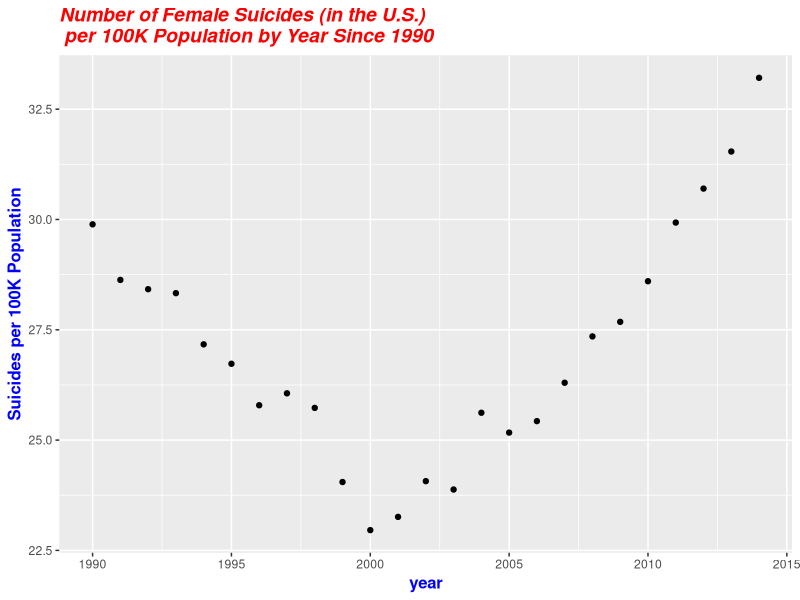
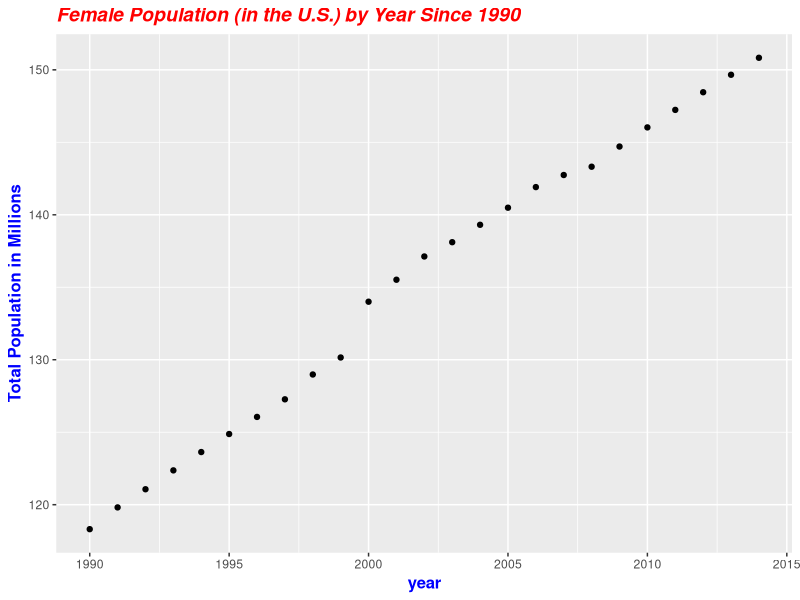
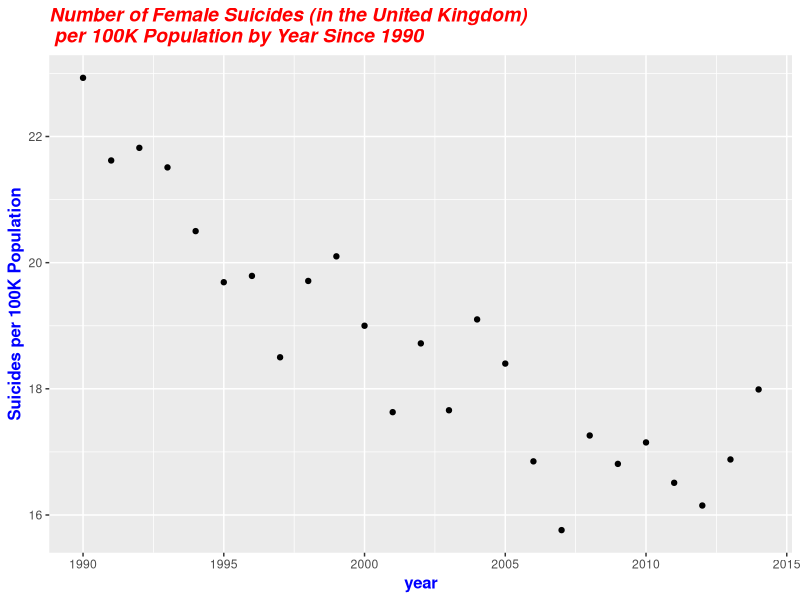
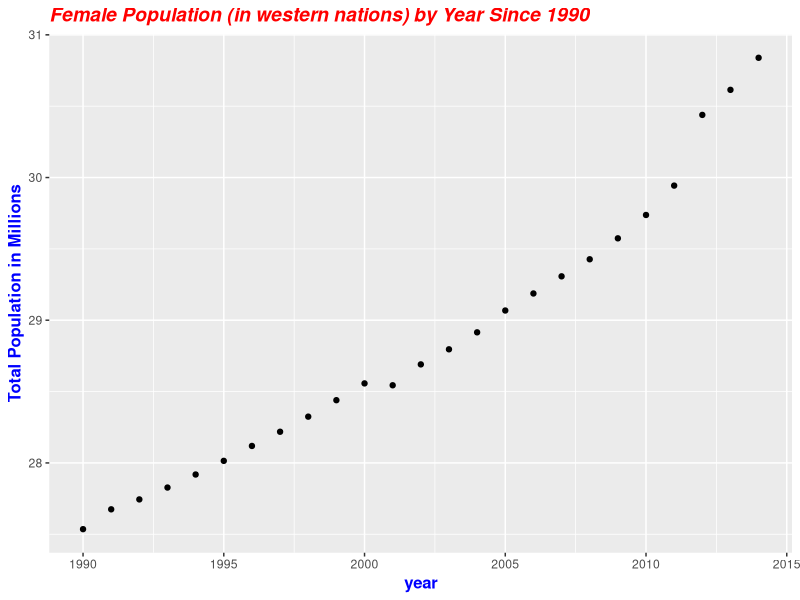

Here is the R script that generated these plots, in order:
library(readr)
library(dplyr)
library(ggplot2)
setwd("C:/Users/Richard/AppData/Local/GitHubDesktop/app-1.4.2/Statistics-Meeting")
suicide_df <- read_csv("WHO_new_suicide_statistics.csv")
names(suicide_df)[7] <- "suicides_per_100K"
suicide_df <- suicide_df %>% mutate(suicide_pct_pop = suicides_no/population)

suicide_us_df <- suicide_df %>% filter(country=='United States')

# create data frame that shows female suicides as a percentage of the population
# by year since 1990 in the United States
suicide_us_fem_since1990_df <-  suicide_us_df %>% 
  filter(sex == 'female', year > 1989 & year < 2015) %>%
  select(year, sex, population, suicides_per_100K, suicide_pct_pop)%>% 
  group_by(year) %>% 
  summarise(total_pop = sum(population)/1000000,total_suicides_100K_pop = sum(suicides_per_100K))  

ggplot(suicide_us_fem_since1990_df,aes(x=year,y=total_suicides_100K_pop))+geom_point()+
  ggtitle("Number of Female Suicides (in the U.S.) \n per 100K Population by Year Since 1990")+ylab("Suicides per 100K Population")+
  theme(
    plot.title = element_text(color="red", size=14, face="bold.italic"),
    axis.title.x = element_text(color="blue", size=12, face="bold"),
    axis.title.y = element_text(color="blue", size=12, face="bold")
  )
ggplot(suicide_us_fem_since1990_df,aes(x=year,y=total_pop))+geom_point()+
  ggtitle("Female Population (in the U.S.) by Year Since 1990")+ylab("Total Population in Millions")+
  theme(
    plot.title = element_text(color="red", size=14, face="bold.italic"),
    axis.title.x = element_text(color="blue", size=12, face="bold"),
    axis.title.y = element_text(color="blue", size=12, face="bold")
  )

develop_countries <- c('United Kingdom')
suicide_devworld_df <- suicide_df %>% filter(country %in% 
                                         develop_countries)
suicide_devworld_df$suicides_per_100K <- suicide_devworld_df$suicides_per_100K/length(develop_countries)
suicide_devworld_fem_since1990_df <-  suicide_devworld_df %>% 
  filter(sex == 'female', year > 1989 & year < 2015) %>%
  select(year, sex, population, suicides_per_100K)%>% 
  group_by(year) %>% 
  summarise(total_pop = sum(population)/1000000,total_suicides_100K_pop = sum(suicides_per_100K))  

ggplot(suicide_devworld_fem_since1990_df,aes(x=year,y=total_suicides_100K_pop))+geom_point()+
  ggtitle("Number of Female Suicides (in the United Kingdom) \n per 100K Population by Year Since 1990")+ylab("Suicides per 100K Population")+
  theme(
    plot.title = element_text(color="red", size=14, face="bold.italic"),
    axis.title.x = element_text(color="blue", size=12, face="bold"),
    axis.title.y = element_text(color="blue", size=12, face="bold")
  )
ggplot(suicide_devworld_fem_since1990_df,aes(x=year,y=total_pop))+geom_point()+
  ggtitle("Female Population (in western nations) by Year Since 1990")+ylab("Total Population in Millions")+
  theme(
    plot.title = element_text(color="red", size=14, face="bold.italic"),
    axis.title.x = element_text(color="blue", size=12, face="bold"),
    axis.title.y = element_text(color="blue", size=12, face="bold")
  )
#Inferential Statistics
mean_us <- mean(suicide_us_fem_since1990_df$total_suicides_100K_pop)
mean_devworld <- mean(suicide_devworld_fem_since1990_df$total_suicides_100K_pop)/length(develop_countries)
var_us <- var(suicide_us_fem_since1990_df$total_suicides_100K_pop)
var_devworld <- var(suicide_devworld_fem_since1990_df$total_suicides_100K_pop)/length(develop_countries)
t_test_results <- t.test(suicide_us_fem_since1990_df$total_suicides_100K_pop,suicide_devworld_fem_since1990_df$total_suicides_100K_pop/length(develop_countries))
t_test_results$statistic
